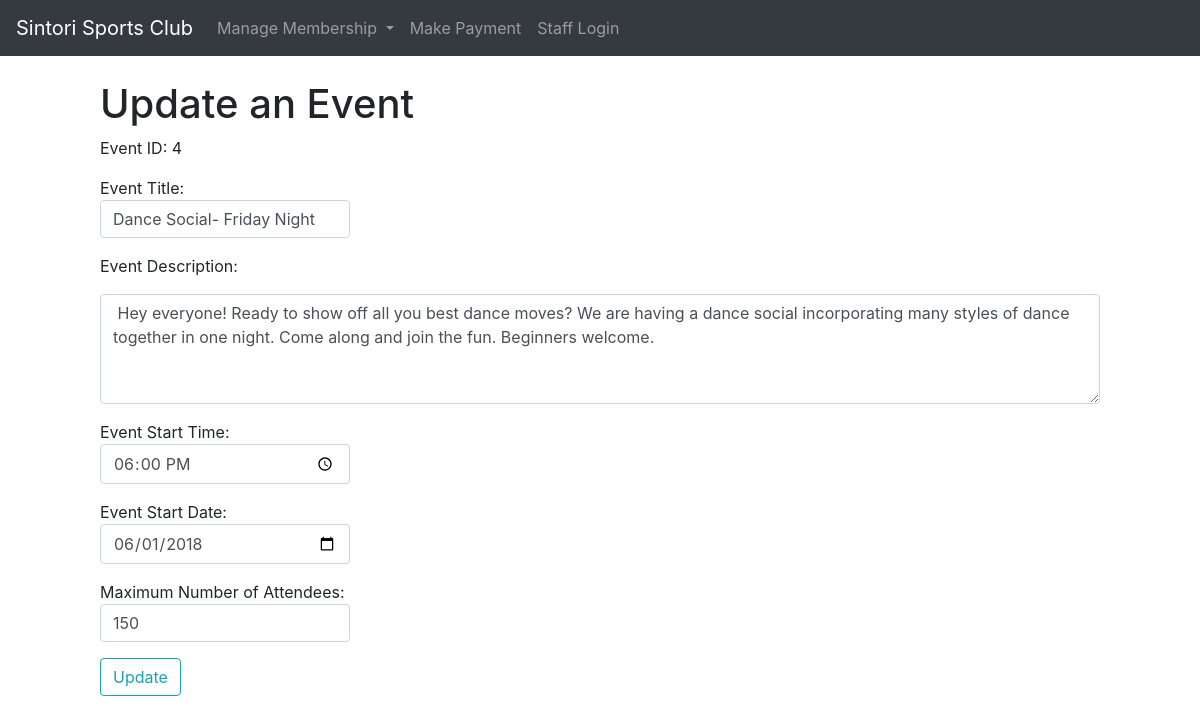
Screenshot of /event_update.php?id=4 with the database file from the repository.
### tables this page shows
CREATE TABLE `event` (
  `eventID` mediumint(8) UNSIGNED NOT NULL,
  `title` varchar(30) NOT NULL,
  `imgPath` varchar(200) DEFAULT NULL,
  `description` longtext NOT NULL,
  `eventTime` time NOT NULL,
  `eventDate` date NOT NULL,
  `maxAttendee` int(4) NOT NULL,
  `currentAttendee` int(11) NOT NULL DEFAULT '0'
);

### event_update.php (the view, shortened to what this page needs)
<!doctype html>
<html>
<head>
	<link rel="stylesheet" type="text/css" href="style.css">
</head>
<body>
	<?php include ('nav_staff.inc.php');
	if ( (isset($_GET['id'])) && (is_numeric($_GET['id'])) ) {
		$id = $_GET['id'];
	} elseif ( (isset($_POST['id'])) && (is_numeric($_POST['id'])) ) {
		$id = $_POST['id'];
	} else {
		echo '<p class="error">This page has not been accessed correctly, please go back to the <a href=http://localhost/SintoriSportsWebsite/event_viewall.php>View All Events page</a> and select event to update.</p>';
		exit();
	}
	require ('connectDB.php');
	$q = "SELECT * FROM event WHERE eventID=$id";
	$r = @mysqli_query($dbc, $q);
	$row = mysqli_fetch_array($r);
	$eventID = $id;
	$title = $row[1];
	$desc = $row[3];
	$time = $row[4];
	$date = $row[5];
	$max = $row[6];
	if ($_SERVER['REQUEST_METHOD'] == 'POST') {
		$errors[]="";
		if (empty($_POST['title'])) {
			$errors[] = "You forgot to enter the title of the event";
		} else {
			$title = mysqli_real_escape_string($dbc, htmlspecialchars(trim($_POST['title'])));
		}
		if (empty($_POST['desc'])) {
			$errors[] = "You forgot to enter the event description.";
		} else {
			$desc = mysqli_real_escape_string($dbc, htmlspecialchars(trim($_POST['desc'])));
		}
		if (empty($_POST['time'])) {
			$errors[] = 'You forgot to enter the start time.';
		} else {
			$time = mysqli_real_escape_string($dbc, htmlspecialchars(trim($_POST['time'])));
		}
		if (empty($_POST['date'])){
			$errors[] = 'You forgot to enter a start date.';
		} else {
			$date = mysqli_real_escape_string($dbc, htmlspecialchars(trim($_POST['date'])));
		}
		if (empty($_POST['max'])) {
			$errors[] = "You forgot to enter a maximum number of attendees.";
		} else {
			$max = mysqli_real_escape_string($dbc, htmlspecialchars(trim($_POST['max'])));
		}
		$count=count(array_filter($errors, 'strlen'));
		if ($count==0) {
			$q = "UPDATE event SET title='$title', description='$desc', eventTime='$time', eventDate='$date', maxAttendee='$max' WHERE eventID=$id LIMIT 1";
			$r = @mysqli_query ($dbc, $q);
			if (mysqli_affected_rows($dbc) == 1) {
				echo '<p>The event has been edited.</p>';
			}
			else {
				echo '<p class="error">The event could not be edited due to a system error. We apologize for any inconvenience.</p>';
			}
		} else {
			foreach($errors as $error){
				echo "<font color=\"red\">ERROR: $error </font><br/>";
			}
		}
	}
	else{
		echo "<h1>Update an Event</h1>";
		echo "<p>Event ID: $eventID</p>";
		echo "<form action='event_update.php' method='post' id='event'>
			<p>Event Title: <input class='col-3 form-control' type='text' name='title' value='$title' /></p>
			<p>Event Description:</p>
      <p><textarea class='form-control' name='desc' form='event' rows='4' cols=40 > $desc </textarea></p>
			<p>Event Start Time: <input class='col-3 form-control' type='time' name='time' value='$time' /></p>
			<p>Event Start Date: <input class='col-3 form-control' type='date' name='date' value='$date' /></p>
      <p>Maximum Number of Attendees: <input class='col-3 form-control' type='number' name='max' value='$max' /></p>
			<input type='hidden' name='id' value='" . $id . "' />
			<p><input class='btn btn-outline-info' type='submit' name='submit' value='Update' /></p>";
	}
?>
</body>
</html>

### style.css (style rules this page uses)
body { padding-top: 80px; padding-left: 100px; padding-right: 100px; background-color: lightblue; }

### rows the page displays
event: title "Dance Social- Friday Night", desc "Hey everyone! Ready to show off all you best dance moves? We are having a dance social incorporating many styles of dance together in one night. Come along and join the fun. Beginners welcome.", time "18:00:00", date "06/01/2018", max "150"

### other values shown
$eventID "4"
